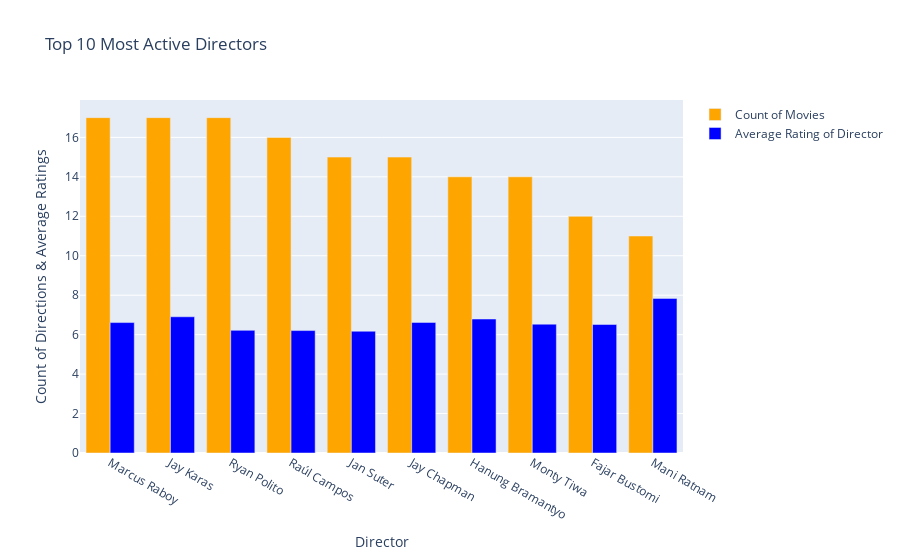

Notebook code cell kept with this figure:
### Code cell
fig3 = go.Figure(data=[
    go.Bar(x = active_directors.Director,
          y = active_directors.Count,
          name='Count of Movies',
          marker=dict(color='orange')),
    go.Bar(x = active_directors.Director,
          y = active_directors.Avg_Ratings,
          name = 'Average Rating of Director',
          marker=dict(color='blue'))
])

fig3.update_layout(title='Top 10 Most Active Directors',
                  xaxis = dict(title='Director'),
                  yaxis = dict(title='Count of Directions & Average Ratings'),
                  barmode = 'group')

fig3.show()

### Figure 1 — Plotly figure (JSON) as saved in the notebook; plotly's stock layout.template omitted (floating-point values rounded to 4 significant figures)
{"data": [{"marker": {"color": "orange"}, "name": "Count of Movies", "type": "bar", "x": ["Marcus Raboy", "Jay Karas", "Ryan Polito", "Raúl Campos", "Jan Suter", "Jay Chapman", "Hanung Bramantyo", "Monty Tiwa", "Fajar Bustomi", "Mani Ratnam"], "y": [17, 17, 17, 16, 15, 15, 14, 14, 12, 11]}, {"marker": {"color": "blue"}, "name": "Average Rating of Director", "type": "bar", "x": ["Marcus Raboy", "Jay Karas", "Ryan Polito", "Raúl Campos", "Jan Suter", "Jay Chapman", "Hanung Bramantyo", "Monty Tiwa", "Fajar Bustomi", "Mani Ratnam"], "y": [6.612, 6.906, 6.218, 6.206, 6.173, 6.62, 6.793, 6.531, 6.517, 7.836]}], "layout": {"barmode": "group", "title": {"text": "Top 10 Most Active Directors"}, "xaxis": {"title": {"text": "Director"}}, "yaxis": {"title": {"text": "Count of Directions & Average Ratings"}}}}
